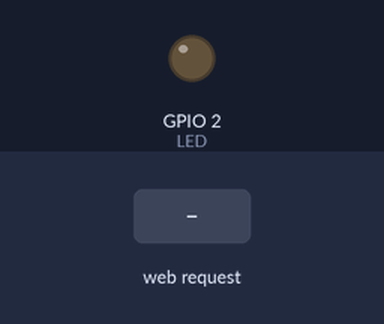
Bench run of a sketch on a simulated ESP32. On the bench: output pins drawn as LEDs (lit = HIGH). The inputs (shaded band) are chosen by the test bench. What the sketch prints to the serial monitor is not drawn.

Above: at 1.2 s.
1.3 s: HTTP request GET /on received
At 2.5 s:
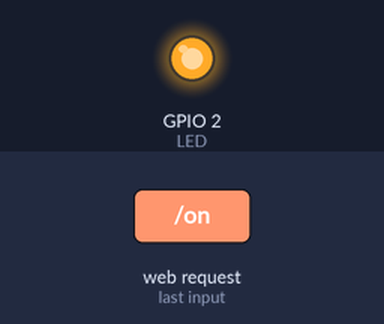
2.8 s: HTTP request GET /off received
At 3.7 s:
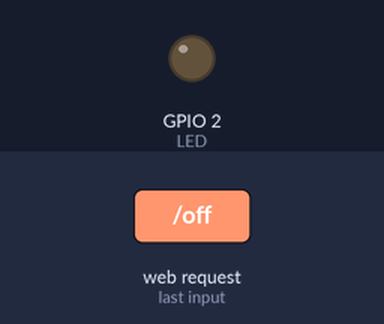
Timing chart, 0 to 5.8 s (numbered marks = the images above; inputs shaded):
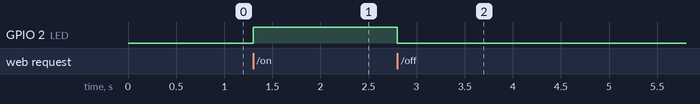

The sketch:

ESP32_HTTP_LED_AP.ino
```cpp
#include <WiFi.h>       // 引入 Wi-Fi 函式庫
#include <WebServer.h>  // 引入 WebServer 函式庫（ESP32 內建 Web 伺服器）

// 設定 SoftAP 模式的 Wi-Fi 名稱與密碼
const char *ssid = "ESP32-AP";       // 設定 AP 熱點名稱
const char *password = "12345678";   // 設定 AP 密碼（至少 8 碼）

// 設定 LED 腳位
const byte LED = 2;

// 建立 WebServer 物件，監聽 80 號埠（HTTP）
WebServer server(80);

// 處理首頁請求，提供 LED 控制按鈕
void handleRoot() {
    String HTML = "<h1>ESP32 LED 控制</h1>";
    HTML += "<p><a href=\"/on\">開啟 LED</a></p>";
    HTML += "<p><a href=\"/off\">關閉 LED</a></p>";
    server.send(200, "text/html; charset=UTF-8", HTML);
}

// 當找不到頁面時的處理
void handleNotFound() {
    server.send(404, "text/html; charset=UTF-8", "錯誤 404：找不到頁面");
}

// 開啟 LED 的請求處理
void handleLedOn() {
    digitalWrite(LED, HIGH);  // 讓 LED 亮起
    server.send(200, "text/html; charset=UTF-8", "<p>LED 已開啟</p><a href=\"/off\">關閉 LED</a>");
}

// 關閉 LED 的請求處理
void handleLedOff() {
    digitalWrite(LED, LOW);  // 讓 LED 熄滅
    server.send(200, "text/html; charset=UTF-8", "<p>LED 已關閉</p><a href=\"/on\">開啟 LED</a>");
}

void setup() {
    Serial.begin(115200);  // 設定序列監視器
    pinMode(LED, OUTPUT);  // 設定 LED 腳位為輸出模式

    // 啟動 SoftAP（建立 ESP32 為 Wi-Fi 熱點）
    WiFi.softAP(ssid, password);
    Serial.println("\nWi-Fi 熱點已建立！");
    Serial.print("SSID: ");
    Serial.println(ssid);
    Serial.print("ESP32 AP 模式 IP 地址: ");
    Serial.println(WiFi.softAPIP());  // 顯示 SoftAP 模式下 ESP32 的 IP 地址

    // 註冊處理函式
    server.on("/", handleRoot);          // 根目錄，顯示 LED 控制選單
    server.on("/on", handleLedOn);       // 訪問 /on 讓 LED 亮起
    server.on("/off", handleLedOff);     // 訪問 /off 讓 LED 熄滅
    server.onNotFound(handleNotFound);   // 404 錯誤處理

    server.begin();  // 啟動 Web 伺服器
    Serial.println("HTTP 伺服器已啟動，等待請求...");
}

void loop() {
    server.handleClient();  // 處理 HTTP 請求
}
```

Measured:
- after the input at 1.3 s, GPIO 2 (LED): LOW → HIGH at once
- after the input at 2.8 s, GPIO 2 (LED): HIGH → LOW at once
